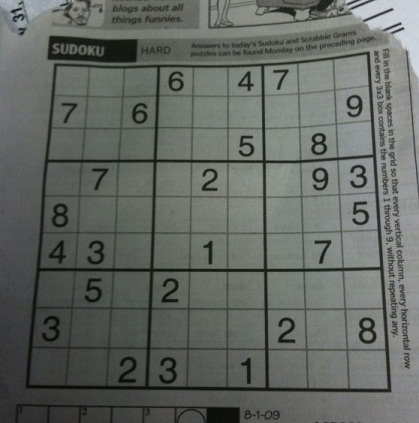
#> input picture thi_giac_may_tinh/buoi4/goc.jpg, 419 x 423 px
$ python hough_line1.py
#> lines starting #> are read from the running program, lines starting #| are printed output that depends on the picture
import cv2 as cv
import numpy as np

img = cv.imread('goc.jpg')
#> img is the input picture: shape (423, 419, 3); mean B, G, R 98.9, 103.6, 99.4
gray = cv.cvtColor(img,cv.COLOR_BGR2GRAY)
edges = cv.Canny(gray,50,150,apertureSize = 3)
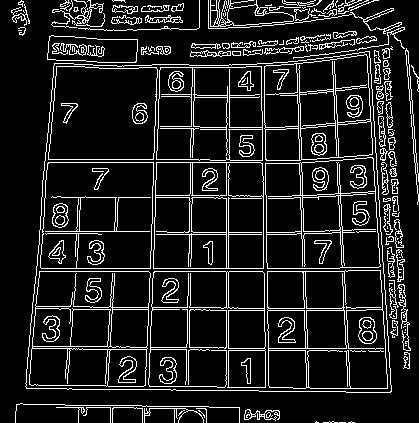
#> edges: shape (423, 419); 12% white in thin lines or dots
lines = cv.HoughLinesP(edges,1,np.pi/180,100,minLineLength=200,maxLineGap=200)
#> lines = 54 rows, first 6: [148, 415, 162, 11], [36, 271, 403, 271], [36, 268, 403, 268], [226, 407, 226, 1], [188, 410, 195, 29], [293, 2, 307, 391]

for line in lines:
    x1,y1,x2,y2 = line[0]
    cv.line(img,(x1,y1),(x2,y2),(0,255,0),2)
#> this loop made 54 passes
#> (x1, y1, x2, y2) on passes 1 to 12: (148, 415, 162, 11), (36, 271, 403, 271), (36, 268, 403, 268), (226, 407, 226, 1), (188, 410, 195, 29), (293, 2, 307, 391), (144, 422, 158, 6), (262, 7, 270, 419), (295, 2, 309, 391), (259, 8, 266, 419), (228, 407, 228, 0), (328, 6, 349, 422)
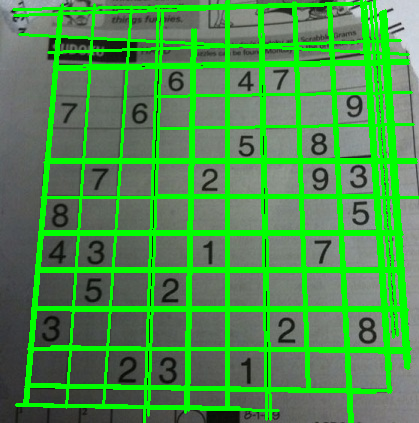
#> img: shape (423, 419, 3); mean B, G, R 76.4, 144.5, 76.6

cv.imshow("image",img)
cv.waitKey(0)
cv.destroyAllWindows()
